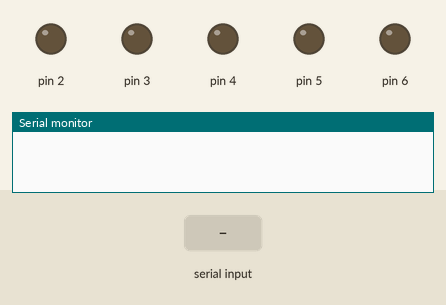
Simulated run of this sketch. Board: Arduino Uno, built with avr-gcc and run on an emulated ATmega328P. Parts: output pins drawn as LEDs (lit = HIGH), the last lines printed to the serial monitor. The test bench sets the inputs (shaded band).

Above: at 1.2 s.
1.3 s: "a" received over Serial
At 2.4 s:
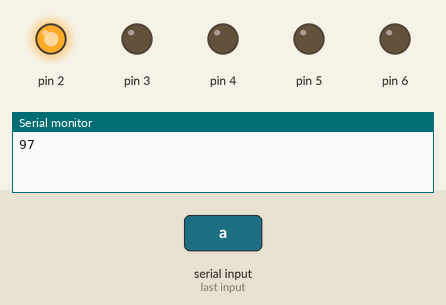
Timing chart, 0 to 4.3 s (numbered marks = the images above; inputs shaded):
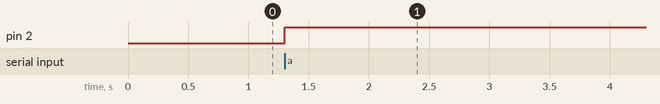

Measured:
- after the input at 1.3 s, pin 2: LOW → HIGH at once

The sketch:

blink_multi_led.ino
```cpp
void setup() {
  // put your setup code here, to run once:
  Serial.begin(9600);
  for (int thisPin=2;thisPin<7;thisPin++){
    pinMode(thisPin, OUTPUT);
  }
}

void loop() {
  // put your main code here, to run repeatedly:
  if (Serial.available()>0){
    char inByte = Serial.read();
    switch (inByte) {
      case 'a':
          Serial.println((int)inByte);
          digitalWrite(2,HIGH);
          break;
      default:
          break;
    }


  }
}
```
